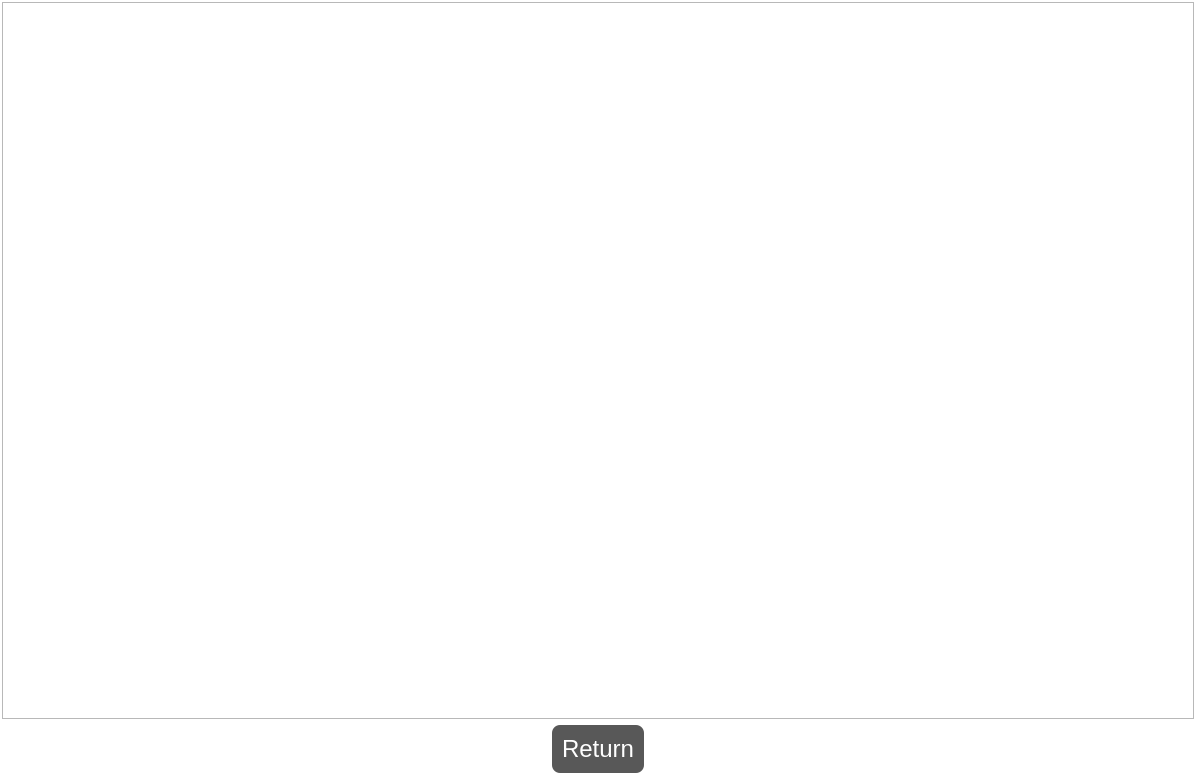
<?xml version="1.0" encoding="UTF-8"?>
<ui version="4.0">
 <class>VerifyWidget</class>
 <widget class="QWidget" name="VerifyWidget">
  <property name="geometry">
   <rect>
    <x>0</x>
    <y>0</y>
    <width>1196</width>
    <height>779</height>
   </rect>
  </property>
  <property name="windowTitle">
   <string>VerifyWidget</string>
  </property>
  <property name="styleSheet">
   <string notr="true">QPushButton {
	
	background-color: rgb(88, 88, 88);
    border-radius: 8px;
    padding: 10px 10px;
    text-align: center;
    text-decoration: none;
    font-size: 24px;
    margin: 4px 2px;
    color: white;
}
QPushButton:hover {   
	
	background-color: rgb(70, 70, 70);
}
QWidget#VerifyWidget
{	
	background-color: rgb(255, 255, 255);
	font: 12pt &quot;微软雅黑&quot;;
}</string>
  </property>
  <layout class="QVBoxLayout" name="verticalLayout">
   <property name="spacing">
    <number>2</number>
   </property>
   <property name="leftMargin">
    <number>2</number>
   </property>
   <property name="topMargin">
    <number>2</number>
   </property>
   <property name="rightMargin">
    <number>2</number>
   </property>
   <property name="bottomMargin">
    <number>2</number>
   </property>
   <item>
    <widget class="QTextBrowser" name="textBrowser"/>
   </item>
   <item>
    <layout class="QHBoxLayout" name="horizontalLayout">
     <item>
      <spacer name="horizontalSpacer">
       <property name="orientation">
        <enum>Qt::Horizontal</enum>
       </property>
       <property name="sizeHint" stdset="0">
        <size>
         <width>40</width>
         <height>20</height>
        </size>
       </property>
      </spacer>
     </item>
     <item>
      <widget class="QPushButton" name="pushButton">
       <property name="text">
        <string>Return</string>
       </property>
      </widget>
     </item>
     <item>
      <spacer name="horizontalSpacer_2">
       <property name="orientation">
        <enum>Qt::Horizontal</enum>
       </property>
       <property name="sizeHint" stdset="0">
        <size>
         <width>40</width>
         <height>20</height>
        </size>
       </property>
      </spacer>
     </item>
    </layout>
   </item>
  </layout>
 </widget>
 <layoutdefault spacing="6" margin="11"/>
 <resources/>
 <connections/>
</ui>
